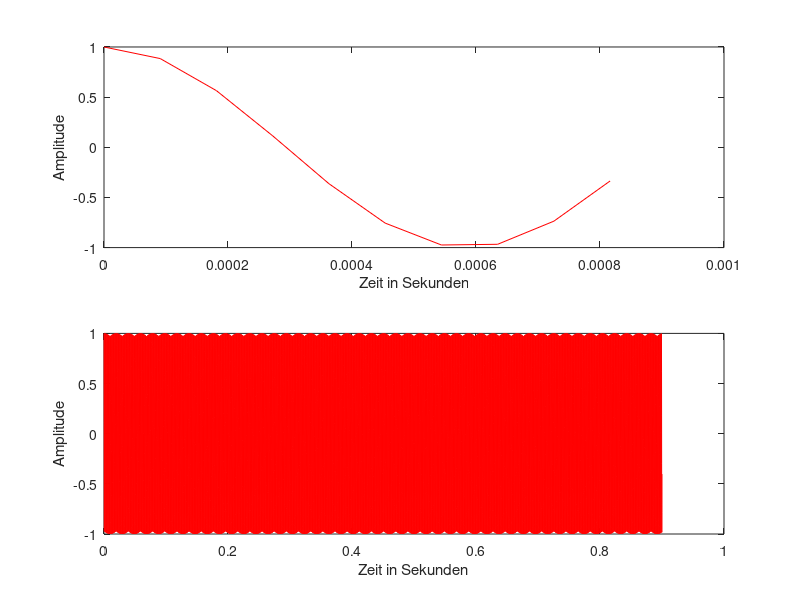

MATLAB code for this plot:
% Signalsynthese und Darstellung II - MFV Ton
%
% Fabian Andresen und Johannes Bluhm 24.11.2020
%
% MATLAB R2019b
%
% Dieses Program gibt eine Melodie wieder
%
% Abgabe Donnerstag, 26.11.2020

clc;       % Kommandofenster bereinigen
clear;     % Variablen bereinigen
close all; % Alles schließen

% Parameter
fa = 11025;   % Abtastrate
% Dauer inkorrekt
td = 0.90;    % Signaldauer
a = 1;        % Amplitude (Lautstärke)

freq1 = 852;  % Frequenz 1
freq2 = 1209; % Frequenz 2

% Berechnung
t = 1/fa;              % Abtastperiode
tVec = 0 : t : td - t; % Zeitvektor
cosVec1 = a * cos(2 * pi * freq1 * tVec); % Sinus 1
cosVec2 = a * 1.25 * cos(2 * pi * freq2 * tVec); % Sinus 2
% Funktioniert nicht
pauseVec = zeros(length(tVec));

%TODO Vektoren addieren
cosVec = cosVec1;

%arr = [cosVec, pauseVec]; % Melodie Array
%rep = repmat(arr,1,2000/180); % Wiederholt Kopien eines Arrays

%sound(rep, fa); % Sound

%func_fDarstellung(rep, fa, 2000); % Ausgabe des Frequenzspektrums

figure(1); % Zweites Fenster

subplot(2, 1, 1);
plot(tVec(1:10), cosVec1(1:10), '-r'); % Ausgabe
xlabel('Zeit in Sekunden'); % x-Achse wird beschriftet
ylabel('Amplitude'); % y-Achse wird beschriftet

length = length(cosVec);
subplot(2, 1, 2);
plot(tVec(1:length), cosVec1(1:length), '-r'); % Ausgabe
xlabel('Zeit in Sekunden'); % x-Achse wird beschriftet
ylabel('Amplitude'); % y-Achse wird beschriftet

